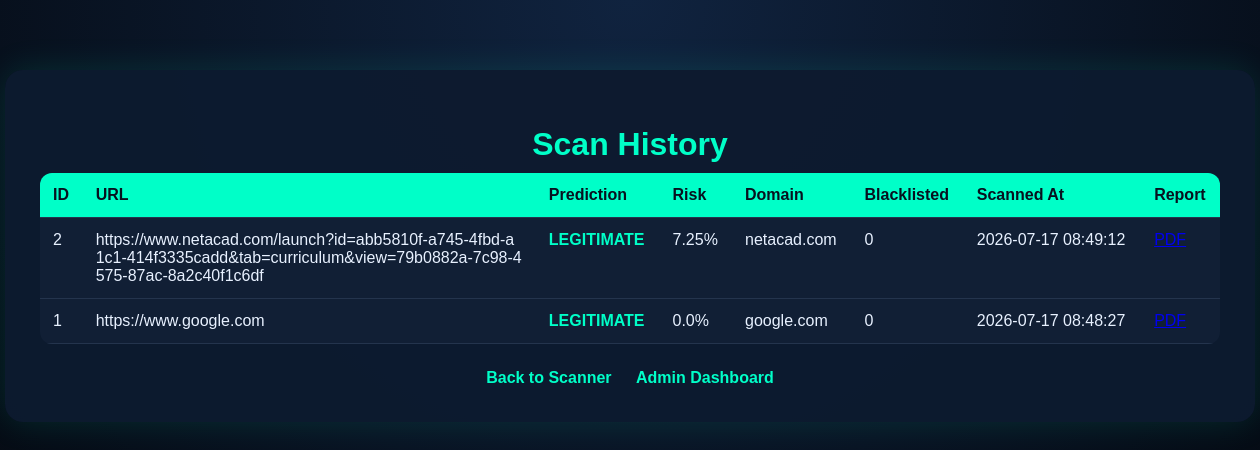
Before: /history with the older database file.
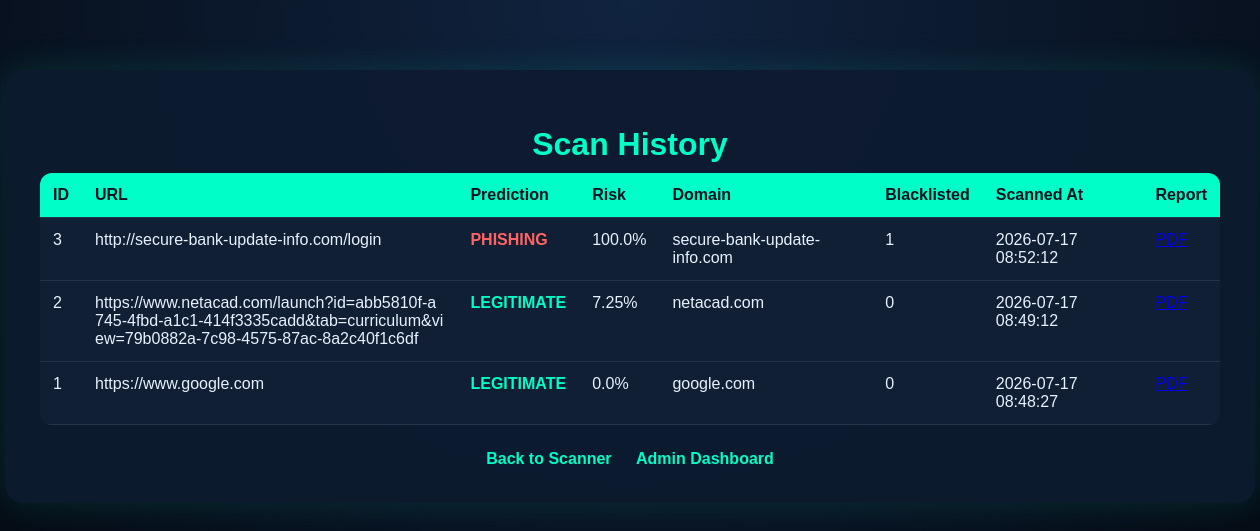
After: the same page with the newer database file.
### tables this page shows
CREATE TABLE scan_history (
            id INTEGER PRIMARY KEY AUTOINCREMENT,
            url TEXT NOT NULL,
            prediction TEXT NOT NULL,
            ml_prediction TEXT NOT NULL,
            risk_score REAL NOT NULL,
            ml_probability REAL NOT NULL,
            domain TEXT,
            is_blacklisted INTEGER,
            domain_age_days INTEGER,
            reasons TEXT NOT NULL,
            features TEXT NOT NULL,
            scanned_at TEXT NOT NULL
        );

### app.py (the view)
@app.route("/history")
def history():
    scans = get_scan_history()
    return render_template("history.html", scans=scans)

### database.py (called while the page is built)
def get_connection():
    return sqlite3.connect(DATABASE_PATH)

### templates/history.html (shortened to what this page needs)
<!DOCTYPE html>
<html>
<head>
    <link rel="stylesheet" href="/static/style.css">
</head>
<body>
<div class="container wide">
    <h1>Scan History</h1>
    <table>
        <thead>
            <tr>
                <th>ID</th>
                <th>URL</th>
                <th>Prediction</th>
                <th>Risk</th>
                <th>Domain</th>
                <th>Blacklisted</th>
                <th>Scanned At</th>
                <th>Report</th>
            </tr>
        </thead>
        <tbody>
            {% for scan in scans %}
            <tr>
                <td>{{ scan.id }}</td>
                <td class="url-cell">{{ scan.url }}</td>
                <td class="{% if scan.prediction == 'PHISHING' %}text-danger{% else %}text-safe{% endif %}">
                    {{ scan.prediction }}
                </td>
                <td>{{ scan.risk_score }}%</td>
                <td>{{ scan.domain }}</td>
                <td>{{ scan.is_blacklisted }}</td>
                <td>{{ scan.scanned_at }}</td>
                <td>
                    <a href="/report/{{ scan.id }}">PDF</a>
                </td>
            </tr>
            {% endfor %}
        </tbody>
    </table>
    <div class="links">
        <a href="/">Back to Scanner</a>
        <a href="/admin">Admin Dashboard</a>
    </div>
</div>
</body>
</html>

### static/style.css (style rules this page uses)
body { margin: 0; font-family: Arial, sans-serif; background: radial-gradient(circle at top, #10233f, #050b14); color: #e8f1ff; }
.container { width: 760px; margin: 70px auto; background: rgba(13, 27, 47, 0.96); padding: 35px; border-radius: 18px; box-shadow: 0 0 35px rgba(0, 255, 200, 0.12); }
.container.wide { width: 1180px; }
h1 { text-align: center; color: #00ffc8; margin-bottom: 10px; }
.links { margin-top: 25px; text-align: center; }
.links a { color: #00ffc8; text-decoration: none; margin: 0 10px; font-weight: bold; }
table { width: 100%; border-collapse: collapse; background: #111f35; border-radius: 12px; overflow: hidden; }
th, td { padding: 13px; border-bottom: 1px solid #24344d; text-align: left; vertical-align: top; }
th { background: #00ffc8; color: #07111f; }
.url-cell { max-width: 420px; word-break: break-all; }
.text-danger { color: #ff6464; font-weight: bold; }
.text-safe { color: #00ffc8; font-weight: bold; }

Changed rows visible on the page:
added scan_history: id "3", url "http://secure-bank-update-info.com/login", prediction "PHISHING", risk_score "100.0", domain "secure-bank-update-info.com", is_blacklisted "1", scanned_at "2026-07-17 08:52:12"
